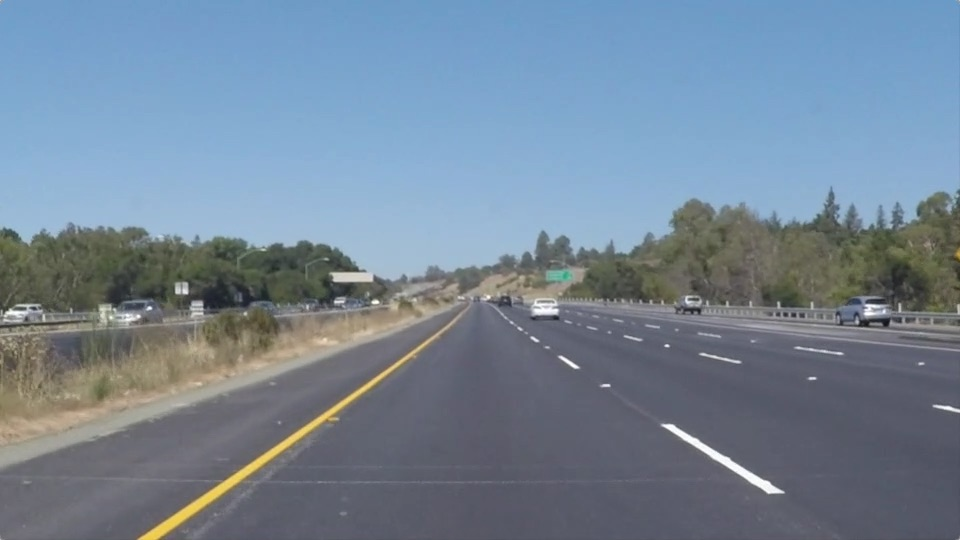
#> input picture solidYellowLeft.jpg, 960 x 540 px
$ python Lane_Detection.py   (older library calls are emulated)
#> lines starting #> are read from the running program, lines starting #| are printed output that depends on the picture; after the words box and inside, x2 and y2 are one past the last pixel; in counts of white or black regions, pixels touching at a corner belong together
#> further down, image is the input picture: shape (540, 960, 3); mean B, G, R 150.8, 133.6, 116.5
### edge_detection.py
import cv2
import numpy as np

def binary_array(array, thresh, value=0):
    if value == 0:
        binary = np.ones_like(array)
    else:
        binary = np.zeros_like(array)
        value = 1
    return binary

def blur_gaussian(channel, ksize=3):
    return cv2.GaussianBlur(channel, (ksize, ksize), 0)

def mag_thresh(image, sobel_kernel=3, thresh=(0, 255)):
    sobelx = np.absolute(sobel(image, orient='x', sobel_kernel=sobel_kernel))
    sobely = np.absolute(sobel(image, orient='y', sobel_kernel=sobel_kernel))
    mag = np.sqrt(sobelx ** 2 + sobely ** 2)
    return binary_array(mag, thresh)

def sobel(img_channel, orient='x', sobel_kernel=3):
    if orient == 'x':
        sobel = cv2.Sobel(img_channel, cv2.CV_64F, 1, 0, sobel_kernel)
    if orient == 'y':
        sobel = cv2.Sobel(img_channel, cv2.CV_64F, 0, 1, sobel_kernel)
    return sobel

def threshold(channel, thresh=(128,255), thresh_type=cv2.THRESH_BINARY):
    return cv2.threshold(channel, thresh[0], thresh[1], thresh_type)

### Lane_Detection.py
import cv2
import numpy as np
import edge_detection as edge
import matplotlib.pyplot as plt

class Lane:
    """
    Represents a lane on a road.
    """
    def __init__(self, orig_frame):
        """
          Default constructor

        :param orig_frame: Original camera image (i.e. frame)
        """
        self.orig_frame = orig_frame

        self.lane_line_markings = None

        self.warped_frame = None
        self.transformation_matrix = None
        self.inv_transformation_matrix = None

        self.orig_image_size = self.orig_frame.shape[::-1][1:]

        width = self.orig_image_size[0]
        height = self.orig_image_size[1]
        self.width = width
        self.height = height

        self.roi_points = np.float32([
            (width / 8 * 3, height / 8 * 5),  # Top-left corner
            (width / 8 * 2, height),  # Bottom-left corner
            (width / 8 * 7, height),  # Bottom-right corner
            (width / 8 * 5, height / 8 * 5)  # Top-right corner
        ])

        self.padding = int(0.25 * width)
        self.desired_roi_points = np.float32([
            [self.padding, 0],
            [self.padding, self.orig_image_size[1]],
            [self.orig_image_size[
                 0] - self.padding, self.orig_image_size[1]],
            [self.orig_image_size[0] - self.padding, 0]
        ])

        self.histogram = None

        self.no_of_windows = 10
        self.margin = int((1 / 12) * width)
        self.minpix = int((1 / 24) * width)

        self.left_fit = None
        self.right_fit = None
        self.left_lane_inds = None
        self.right_lane_inds = None
        self.ploty = None
        self.left_fitx = None
        self.right_fitx = None
        self.leftx = None
        self.rightx = None
        self.lefty = None
        self.righty = None


    def calculate_histogram(self, frame=None, plot=True):
        """
        Calculate the image histogram to find peaks in white pixel count

        :param frame: The warped image
        :param plot: Create a plot if True
        """
        if frame is None:
            frame = self.warped_frame

        self.histogram = np.sum(frame[int(
            frame.shape[0] / 2):, :], axis=0)

        if plot == True:
            figure, (ax1, ax2) = plt.subplots(2, 1)  # 2 row, 1 columns
            figure.set_size_inches(10, 5)
            ax1.imshow(frame, cmap='gray')
            ax1.set_title("Warped Binary Frame")
            ax2.plot(self.histogram)
            ax2.set_title("Histogram Peaks")
            plt.show()

        return self.histogram

    def get_lane_line_previous_window(self, left_fit, right_fit, plot=False):
        """
        Use the lane line from the previous sliding window to get the parameters
        for the polynomial line for filling in the lane line
        :param: left_fit Polynomial function of the left lane line
        :param: right_fit Polynomial function of the right lane line
        :param: plot To display an image or not
        """
        margin = self.margin

        nonzero = self.warped_frame.nonzero()
        nonzeroy = np.array(nonzero[0])
        nonzerox = np.array(nonzero[1])

        left_lane_inds = ((nonzerox > (left_fit[0] * (
                nonzeroy ** 2) + left_fit[1] * nonzeroy + left_fit[2] - margin)) & (
                                  nonzerox < (left_fit[0] * (
                                  nonzeroy ** 2) + left_fit[1] * nonzeroy + left_fit[2] + margin)))
        right_lane_inds = ((nonzerox > (right_fit[0] * (
                nonzeroy ** 2) + right_fit[1] * nonzeroy + right_fit[2] - margin)) & (
                                   nonzerox < (right_fit[0] * (
                                   nonzeroy ** 2) + right_fit[1] * nonzeroy + right_fit[2] + margin)))
        self.left_lane_inds = left_lane_inds
        self.right_lane_inds = right_lane_inds

        leftx = nonzerox[left_lane_inds]
        lefty = nonzeroy[left_lane_inds]
        rightx = nonzerox[right_lane_inds]
        righty = nonzeroy[right_lane_inds]

        self.leftx = leftx
        self.rightx = rightx
        self.lefty = lefty
        self.righty = righty

        left_fit = np.polyfit(lefty, leftx, 2)
        right_fit = np.polyfit(righty, rightx, 2)
        self.left_fit = left_fit
        self.right_fit = right_fit

        ploty = np.linspace(
            0, self.warped_frame.shape[0] - 1, self.warped_frame.shape[0])
        left_fitx = left_fit[0] * ploty ** 2 + left_fit[1] * ploty + left_fit[2]
        right_fitx = right_fit[0] * ploty ** 2 + right_fit[1] * ploty + right_fit[2]
        self.ploty = ploty
        self.left_fitx = left_fitx
        self.right_fitx = right_fitx

        if plot == True:
            out_img = np.dstack((self.warped_frame, self.warped_frame, (
                self.warped_frame))) * 255
            window_img = np.zeros_like(out_img)

            out_img[nonzeroy[left_lane_inds], nonzerox[left_lane_inds]] = [255, 0, 0]
            out_img[nonzeroy[right_lane_inds], nonzerox[right_lane_inds]] = [
                0, 0, 255]
            margin = self.margin
            left_line_window1 = np.array([np.transpose(np.vstack([
                left_fitx - margin, ploty]))])
            left_line_window2 = np.array([np.flipud(np.transpose(np.vstack([
                left_fitx + margin, ploty])))])
            left_line_pts = np.hstack((left_line_window1, left_line_window2))
            right_line_window1 = np.array([np.transpose(np.vstack([
                right_fitx - margin, ploty]))])
            right_line_window2 = np.array([np.flipud(np.transpose(np.vstack([
                right_fitx + margin, ploty])))])
            right_line_pts = np.hstack((right_line_window1, right_line_window2))

            cv2.fillPoly(window_img, np.int_([left_line_pts]), (0, 255, 0))
            cv2.fillPoly(window_img, np.int_([right_line_pts]), (0, 255, 0))
            result = cv2.addWeighted(out_img, 1, window_img, 0.3, 0)

            figure, (ax1, ax2, ax3) = plt.subplots(3, 1)  # 3 rows, 1 column
            figure.set_size_inches(10, 10)
            figure.tight_layout(pad=3.0)
            ax1.imshow(cv2.cvtColor(self.orig_frame, cv2.COLOR_BGR2RGB))
            ax2.imshow(self.warped_frame, cmap='gray')
            ax3.imshow(result)
            ax3.plot(left_fitx, ploty, color='yellow')
            ax3.plot(right_fitx, ploty, color='yellow')
            ax1.set_title("Original Frame")
            ax2.set_title("Warped Frame")
            ax3.set_title("Warped Frame With Search Window")
            plt.show()

    def get_lane_line_indices_sliding_windows(self, plot=False):
        """
        Get the indices of the lane line pixels using the
        sliding windows technique.

        :param: plot Show plot or not
        :return: Best fit lines for the left and right lines of the current lane
        """
        margin = self.margin

        frame_sliding_window = self.warped_frame.copy()

        window_height = np.int(self.warped_frame.shape[0] / self.no_of_windows)

        nonzero = self.warped_frame.nonzero()
        nonzeroy = np.array(nonzero[0])
        nonzerox = np.array(nonzero[1])

        left_lane_inds = []
        right_lane_inds = []

        leftx_base, rightx_base = self.histogram_peak()
        leftx_current = leftx_base
        rightx_current = rightx_base

        no_of_windows = self.no_of_windows

        for window in range(no_of_windows):

            win_y_low = self.warped_frame.shape[0] - (window + 1) * window_height
            win_y_high = self.warped_frame.shape[0] - window * window_height
            win_xleft_low = leftx_current - margin
            win_xleft_high = leftx_current + margin
            win_xright_low = rightx_current - margin
            win_xright_high = rightx_current + margin
            cv2.rectangle(frame_sliding_window, (win_xleft_low, win_y_low), (
                win_xleft_high, win_y_high), (255, 255, 255), 2)
            cv2.rectangle(frame_sliding_window, (win_xright_low, win_y_low), (
                win_xright_high, win_y_high), (255, 255, 255), 2)

            good_left_inds = ((nonzeroy >= win_y_low) & (nonzeroy < win_y_high) &
                              (nonzerox >= win_xleft_low) & (
                                      nonzerox < win_xleft_high)).nonzero()[0]
            good_right_inds = ((nonzeroy >= win_y_low) & (nonzeroy < win_y_high) &
                               (nonzerox >= win_xright_low) & (
                                       nonzerox < win_xright_high)).nonzero()[0]

            left_lane_inds.append(good_left_inds)
            right_lane_inds.append(good_right_inds)

            minpix = self.minpix
            if len(good_left_inds) > minpix:
                leftx_current = np.int(np.mean(nonzerox[good_left_inds]))
            if len(good_right_inds) > minpix:
                rightx_current = np.int(np.mean(nonzerox[good_right_inds]))

        left_lane_inds = np.concatenate(left_lane_inds)
        right_lane_inds = np.concatenate(right_lane_inds)

        leftx = nonzerox[left_lane_inds]
        lefty = nonzeroy[left_lane_inds]
        rightx = nonzerox[right_lane_inds]
        righty = nonzeroy[right_lane_inds]

        left_fit = np.polyfit(lefty, leftx, 2)
        right_fit = np.polyfit(righty, rightx, 2)

        self.left_fit = left_fit
        self.right_fit = right_fit

        if plot == True:
            ploty = np.linspace(
                0, frame_sliding_window.shape[0] - 1, frame_sliding_window.shape[0])
            left_fitx = left_fit[0] * ploty ** 2 + left_fit[1] * ploty + left_fit[2]
            right_fitx = right_fit[0] * ploty ** 2 + right_fit[1] * ploty + right_fit[2]

            out_img = np.dstack((
                frame_sliding_window, frame_sliding_window, (
                    frame_sliding_window))) * 255

            out_img[nonzeroy[left_lane_inds], nonzerox[left_lane_inds]] = [255, 0, 0]
            out_img[nonzeroy[right_lane_inds], nonzerox[right_lane_inds]] = [
                0, 0, 255]

            figure, (ax1, ax2, ax3) = plt.subplots(3, 1)
            figure.set_size_inches(10, 10)
            figure.tight_layout(pad=3.0)
            ax1.imshow(cv2.cvtColor(self.orig_frame, cv2.COLOR_BGR2RGB))
            ax2.imshow(frame_sliding_window, cmap='gray')
            ax3.imshow(out_img)
            ax3.plot(left_fitx, ploty, color='yellow')
            ax3.plot(right_fitx, ploty, color='yellow')
            ax1.set_title("Original Frame")
            ax2.set_title("Warped Frame with Sliding Windows")
            ax3.set_title("Detected Lane Lines with Sliding Windows")
            plt.show()

        return self.left_fit, self.right_fit

    def get_line_markings(self, frame=None):
        """
        Isolates lane lines.

        :param frame: The camera frame that contains the lanes we want to detect
        :return: Binary (i.e. black and white) image containing the lane lines.
        """
        if frame is None:
            frame = self.orig_frame

        hls = cv2.cvtColor(frame, cv2.COLOR_BGR2HLS)
#> hls: shape (540, 960, 3); mean of channels 0, 1, 2 94.7, 133.9, 61.3

        _, sxbinary = edge.threshold(hls[:, :, 1], thresh=(120, 255))
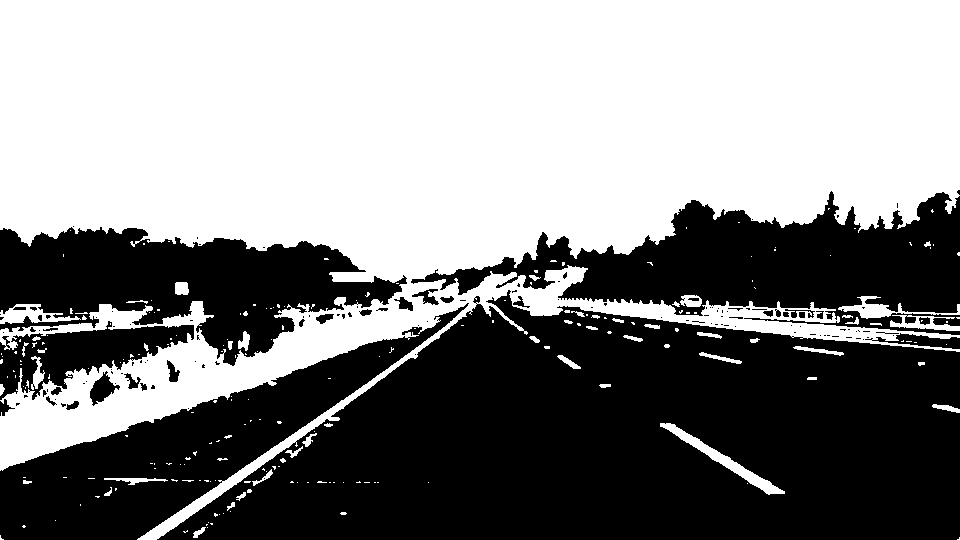
#> sxbinary: shape (540, 960); 53.1% white; 134 black regions (100 under 20 px), largest, box (x1, y1, x2, y2) and area: (157, 290, 960, 540) 136143, (411, 191, 960, 335) 36189, (0, 303, 469, 540) 31326
        sxbinary = edge.blur_gaussian(sxbinary, ksize=3)

        sxbinary = edge.mag_thresh(sxbinary, sobel_kernel=3, thresh=(110, 255))
#> call 2 of sobel, with orient = 'y', sobel_kernel = 3
#> in sobel (call 2), `sobel = cv2.Sobel(img_channel, cv2.CV_64F, 0, 1, sobel_kernel)`:
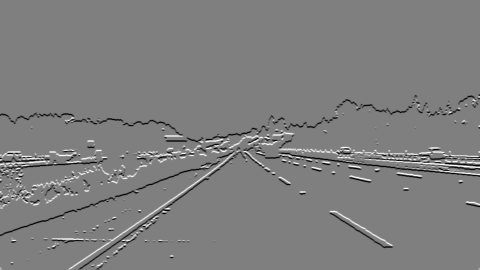
#> sobel: shape (540, 960) float64 (shown at 1/2 size); min -764, max 764, mean -3.7; drawn with min black and max white


        s_channel = hls[:, :, 2]
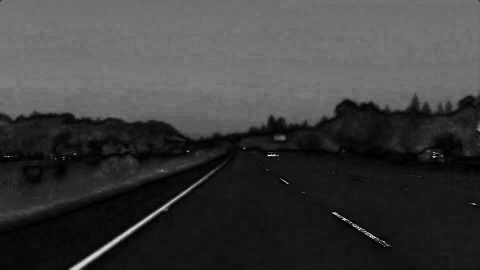
#> s_channel: shape (540, 960) (shown at 1/2 size); min 0, max 255, mean 61.3
        _, s_binary = edge.threshold(s_channel, (80, 255))
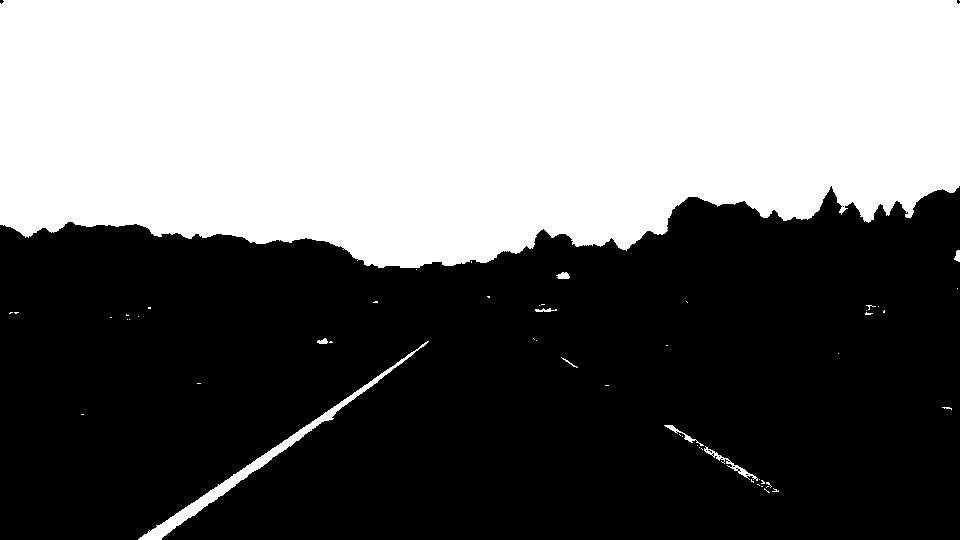
#> s_binary: shape (540, 960); 43.6% white; 54 white regions (45 under 20 px), largest, box (x1, y1, x2, y2) and area: (0, 0, 960, 268) 222444, (138, 341, 429, 540) 2628, (704, 446, 758, 481) 249

        _, r_thresh = edge.threshold(frame[:, :, 2], thresh=(120, 255))
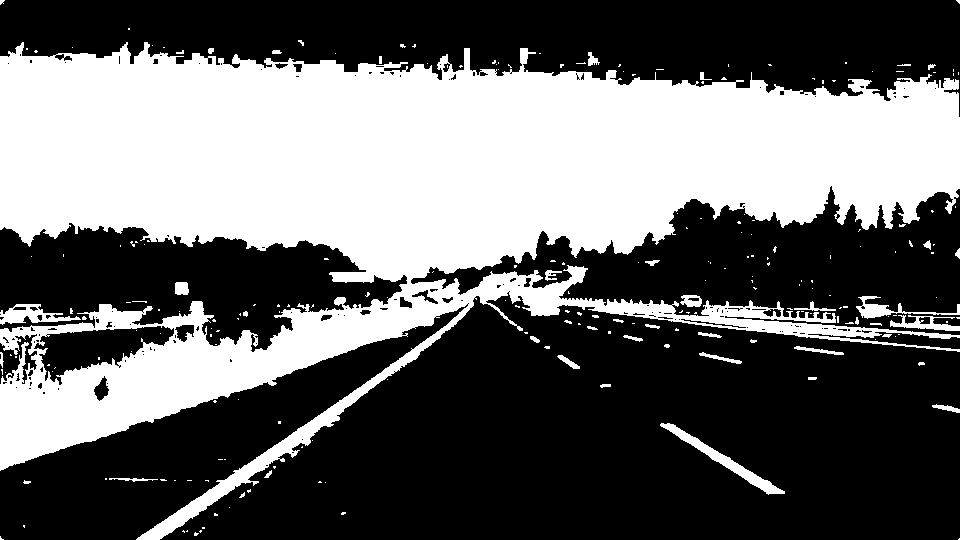
#> r_thresh: shape (540, 960); 40.5% white; 224 white regions (183 under 20 px), largest, box (x1, y1, x2, y2) and area: (0, 42, 960, 540) 203574, (660, 423, 785, 495) 1230, (0, 304, 81, 325) 780

        rs_binary = cv2.bitwise_and(s_binary, r_thresh)
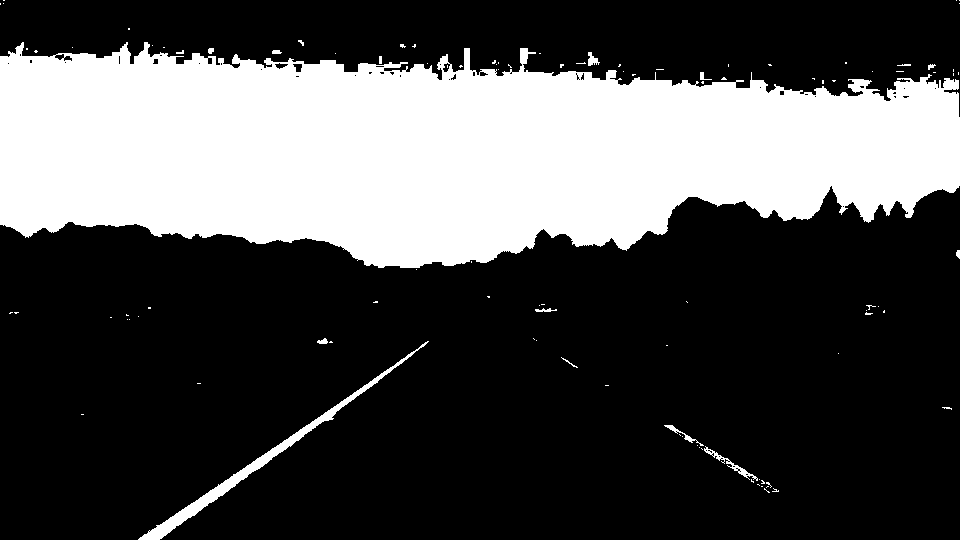
#> rs_binary: shape (540, 960); 30.5% white; 104 white regions (88 under 20 px), largest, box (x1, y1, x2, y2) and area: (0, 42, 960, 268) 154423, (138, 341, 429, 540) 2626, (704, 446, 758, 481) 249

        self.lane_line_markings = cv2.bitwise_or(rs_binary, sxbinary.astype(
            np.uint8))
        return self.lane_line_markings

    def histogram_peak(self):
        """
        Get the left and right peak of the histogram

        Return the x coordinate of the left histogram peak and the right histogram
        peak.
        """
        midpoint = np.int(self.histogram.shape[0] / 2)
        leftx_base = np.argmax(self.histogram[:midpoint])
        rightx_base = np.argmax(self.histogram[midpoint:]) + midpoint

        return leftx_base, rightx_base

    def overlay_lane_lines(self, plot=False):
        """
        Overlay lane lines on the original frame
        :param: Plot the lane lines if True
        :return: Lane with overlay
        """
        warp_zero = np.zeros_like(self.warped_frame).astype(np.uint8)
        color_warp = np.dstack((warp_zero, warp_zero, warp_zero))

        pts_left = np.array([np.transpose(np.vstack([
            self.left_fitx, self.ploty]))])
        pts_right = np.array([np.flipud(np.transpose(np.vstack([
            self.right_fitx, self.ploty])))])
        pts = np.hstack((pts_left, pts_right))

        cv2.fillPoly(color_warp, np.int_([pts]), (0, 255, 0))

        newwarp = cv2.warpPerspective(color_warp, self.inv_transformation_matrix, (
            self.orig_frame.shape[
                1], self.orig_frame.shape[0]))

        result = cv2.addWeighted(self.orig_frame, 1, newwarp, 0.3, 0)

        if plot == True:
            figure, (ax1, ax2) = plt.subplots(2, 1)
            figure.set_size_inches(10, 10)
            figure.tight_layout(pad=3.0)
            ax1.imshow(cv2.cvtColor(self.orig_frame, cv2.COLOR_BGR2RGB))
            ax2.imshow(cv2.cvtColor(result, cv2.COLOR_BGR2RGB))
            ax1.set_title("Original Frame")
            ax2.set_title("Original Frame With Lane Overlay")
            plt.show()

        return result

    def perspective_transform(self, frame=None, plot=False):
        """
        Perform the perspective transform.
        :param: frame Current frame
        :param: plot Plot the warped image if True
        :return: Bird's eye view of the current lane
        """
#> called with plot = False
        if frame is None:
            frame = self.lane_line_markings

        self.transformation_matrix = cv2.getPerspectiveTransform(
            self.roi_points, self.desired_roi_points)

        self.inv_transformation_matrix = cv2.getPerspectiveTransform(
            self.desired_roi_points, self.roi_points)

        self.warped_frame = cv2.warpPerspective(
            frame, self.transformation_matrix, self.orig_image_size, flags=(
                cv2.INTER_LINEAR))
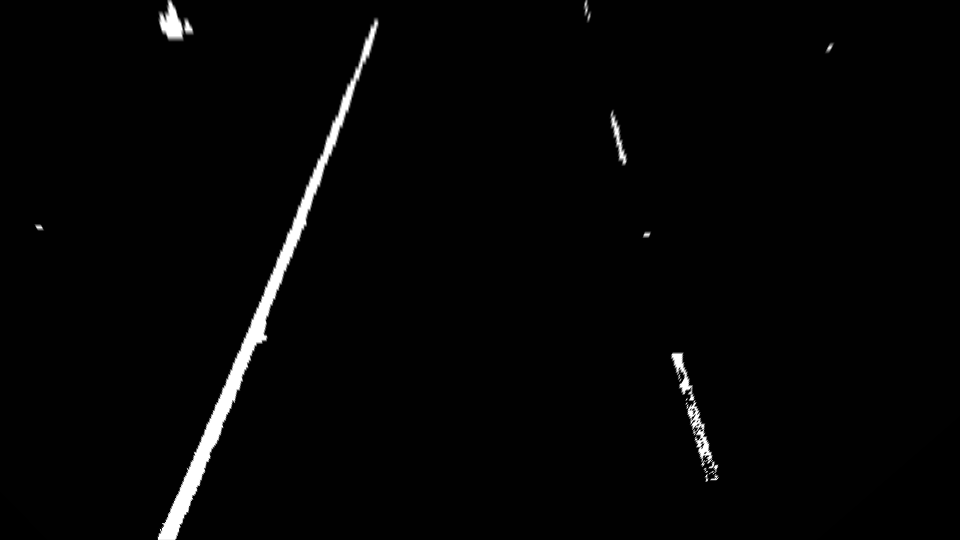
#> self.warped_frame: shape (540, 960); min 0, max 255, mean 5.1

        (thresh, binary_warped) = cv2.threshold(
            self.warped_frame, 127, 255, cv2.THRESH_BINARY)
#> binary_warped: shape (540, 960); 1.6% white; 27 white regions (19 under 20 px), largest, box (x1, y1, x2, y2) and area: (158, 20, 378, 540) 6514, (160, 0, 183, 39) 543, (688, 403, 718, 471) 501
        self.warped_frame = binary_warped

        if plot == True:
            warped_copy = self.warped_frame.copy()
            warped_plot = cv2.polylines(warped_copy, np.int32([
                self.desired_roi_points]), True, (147, 20, 255), 3)

            while (1):
                cv2.imshow(warped_plot)

                if cv2.waitKey(0):
                    break

            cv2.destroyAllWindows()

        return self.warped_frame

    def plot_roi(self, frame=None, plot=False):
        """
        Plot the region of interest on an image.
        :param: frame The current image frame
        :param: plot Plot the roi image if True
        """
        if plot == False:
            return

        if frame is None:
            frame = self.orig_frame.copy()

        this_image = cv2.polylines(frame, np.int32([
            self.roi_points]), True, (147, 20, 255), 3)

        while (1):
            cv2.imshow(this_image)

            if cv2.waitKey(0):
                break

        cv2.destroyAllWindows()


def main(original_frame):
     # Create a Lane object
    lane_obj = Lane(orig_frame=original_frame)

    # Perform thresholding to isolate lane lines
    lane_line_markings = lane_obj.get_line_markings()

    # Plot the region of interest on the image
    lane_obj.plot_roi(plot=False)

    # Perform the perspective transform to generate a bird's eye view
    # If Plot == True, show image with new region of interest
    warped_frame = lane_obj.perspective_transform(plot=False)

    # Generate the image histogram to serve as a starting point
    # for finding lane line pixels
    histogram = lane_obj.calculate_histogram(plot=False)
#> (the rest of the program and of its run is left out)
